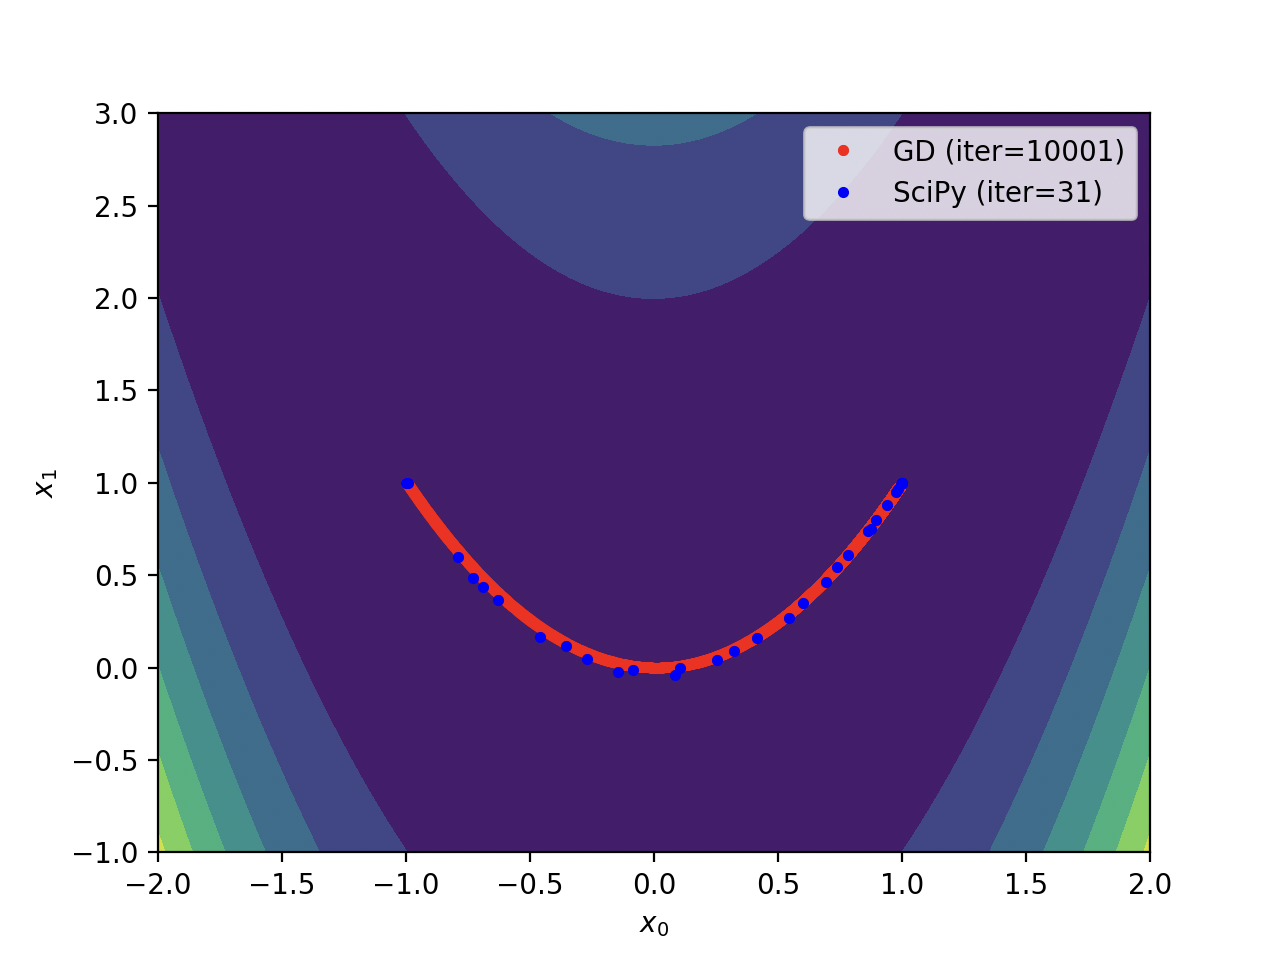

Reproduce this figure in Python.
import numpy as np
import matplotlib.pyplot as plt
from scipy.optimize import minimize

if __name__ == '__main__':
    # Define a cost function and its gradient
    f   = lambda x: (1 - x[0])**2 + 100*(x[1] - x[0]**2)**2
    fd  = lambda x: np.array([-2*(1 - x[0]) - 400*x[0]*(x[1] - x[0]**2), 200*(x[1] - x[0]**2)])

    # Define configuration
    x_init = [-1, 1]   # Please try other initial points
    learn_rate = 0.001 # Please try 0.01, 0.005, and 0.0001
    max_iter = 10000   # Please try 100, 1000, and 100000
    min_tol = 1e-6

    # Optimize the cost function using my gradient descent
    x = np.array(x_init)
    gd_xs = [x]
    for i in range(max_iter):
        # Run the gradient descent
        xp = x
        x = x - learn_rate * fd(x) # TODO: Implement your gradient descent
        gd_xs.append(x)

        # Check the terminal condition
        if np.linalg.norm(x - xp) < min_tol:
            break
    gd_xs = np.array(gd_xs)

    # Optimize the cost function using SciPy
    result = minimize(f, x_init, tol=min_tol, options={'maxiter': max_iter, 'return_all': True})
    sp_xs = np.array(result.allvecs)

    # Visualize the results
    x_range = np.linspace(-2, 2, 100)
    y_range = np.linspace(-1, 3, 100)
    xx, yy = np.meshgrid(x_range, y_range)
    zz = f((xx, yy))
    plt.contourf(xx, yy, zz)
    plt.plot(gd_xs[:,0], gd_xs[:,1], 'r.', label=f'GD (iter={len(gd_xs)})')
    plt.plot(sp_xs[:,0], sp_xs[:,1], 'b.', label=f'SciPy (iter={result.nit})')
    plt.xlabel('$x_0$')
    plt.ylabel('$x_1$')
    plt.legend()
    plt.show()
